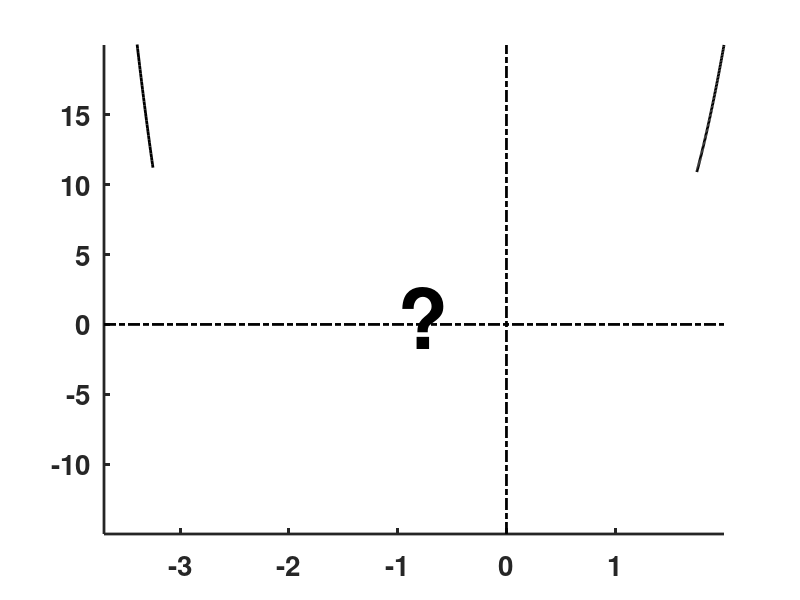

Write MATLAB code to recreate this figure.
clear;  figure('Position',[100 100 400 400],'Color',[1 1 1]); clf;  hold on; 

xy=[-3.7 2 -15 20];
xx=linspace(-3.7,-3.25,100);  ym1=xx.^4+2*xx.^3-3*xx.^2;  plot(xx,ym1,'k','LineWidth',2)
xx=linspace(1.75,2,100);  ym1=xx.^4+2*xx.^3-3*xx.^2;  plot(xx,ym1,'k','LineWidth',2)
set(gca,'LineWidth',2); 
axis(xy); axis manual;
plot([xy(1) xy(2)],[0 0],'k-.','LineWidth',2);
plot([0 0],[xy(3) xy(4)],'k-.','LineWidth',2);
set(gca,'XTick',[-3 -2 -1 0 1],'YTick',[-10 -5 0 5 10 15],'FontSize',20,'FontWeight','bold');box on;grid on;
box off
grid off
text(-1,0.5,'?','FontSize',60,'FontWeight','bold')
 % %export to eps (change path and file name accordingly)
 print('-depsc2',sprintf('C:\\Documents and Settings\\ajay\\Desktop\\BootCampFig_1203\\BC_2003\\matlab\\fig10a'));
